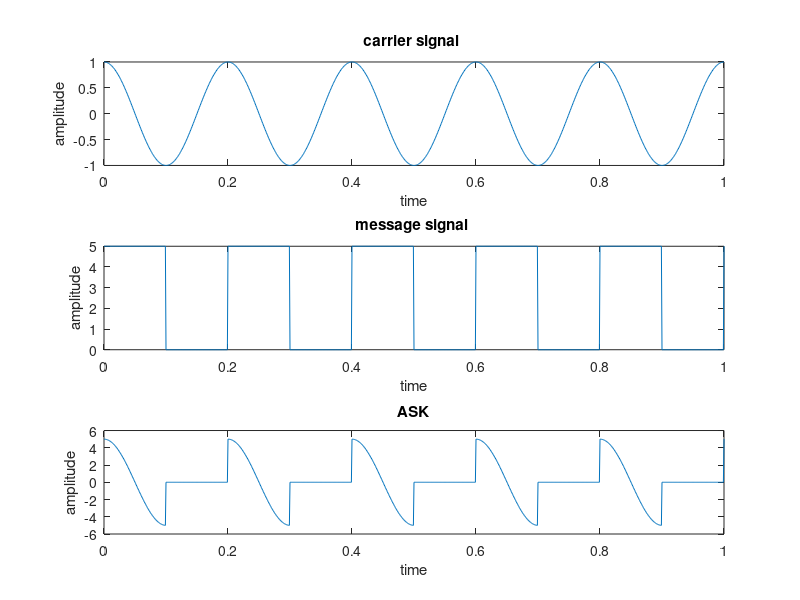

Recreate this plot in MATLAB.
clc;
clear all;
close all;

%message signal
fm = input('enter message signal :');
%carrier signal
fc = input('enter carrier signal :');

%generate message signal
a = 5;
t = 0: .001 :1
M_signal = (a.*square(2*pi*fm*t,50)+a)/2;

%generate carrier signal
C_signal = cos(2*pi*fc*t);

%output signal
S_signal = M_signal.*C_signal ;

%to plot all 3 signals;
subplot(3,1,1);
plot(t,C_signal);
title('carrier signal ');
xlabel('time');
ylabel('amplitude');

subplot(3,1,2);
plot(t,M_signal);
title('message signal ');
xlabel('time');
ylabel('amplitude');

subplot(3,1,3);
plot(t,S_signal);
title('ASK');
xlabel('time');
ylabel('amplitude');




